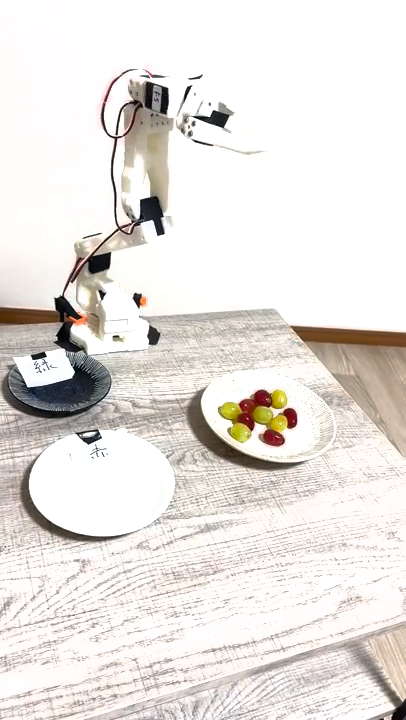
#> input picture frame 32 of media/grape_sort.mp4, 406 x 720 px, given in place of the camera
$ python cam_check.py 5
#> lines starting #> are read from the running program, lines starting #| are printed output that depends on the picture
"""カメラ現在映像を1枚撮って保存するだけ。画角確認用。
usage: python tomato_sort/cam_check.py [camera_index]
"""
import sys
import time

import cv2

idx = int(sys.argv[1]) if len(sys.argv) > 1 else 0
cap = cv2.VideoCapture(idx)
cap.set(cv2.CAP_PROP_FRAME_WIDTH, 640)
cap.set(cv2.CAP_PROP_FRAME_HEIGHT, 480)
if not cap.isOpened():
    raise SystemExit(f"カメラ index={idx} を開けませんでした")
# ウォームアップ(露出・WB安定)
for _ in range(15):
    cap.read()
    time.sleep(0.03)
#> this loop made 15 passes
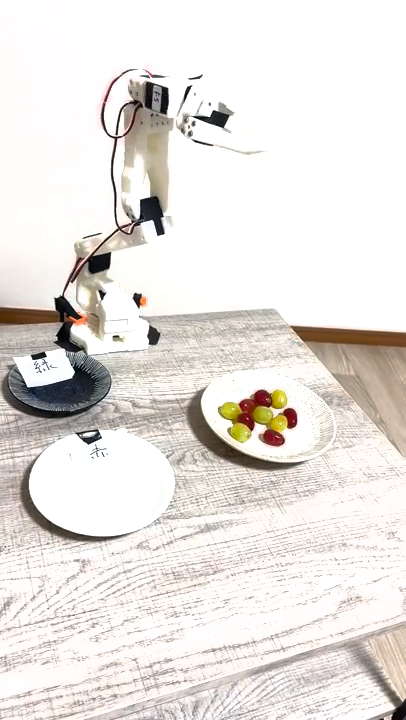
#> input picture frame 32 of media/grape_sort.mp4, 406 x 720 px, given in place of the camera
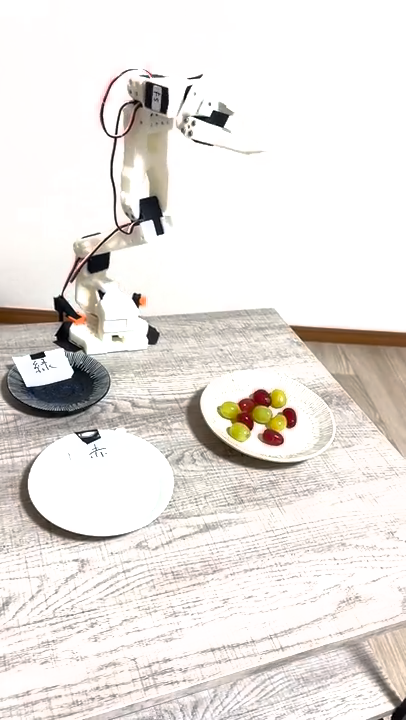
#> input picture frame 33 of media/grape_sort.mp4, 406 x 720 px, given in place of the camera
ok, frame = cap.read()
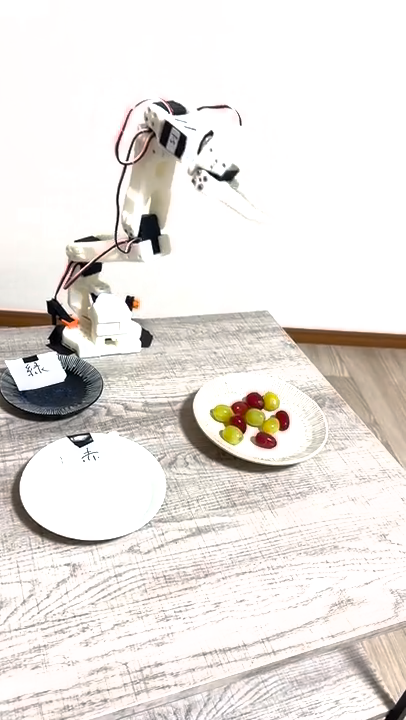
#> input picture frame 47 of media/grape_sort.mp4, 406 x 720 px, given in place of the camera
#> frame is the input picture: shape (720, 406, 3); mean B, G, R 223.3, 227.1, 231.7
cap.release()
if not ok:
    raise SystemExit("フレーム取得に失敗しました")
out = "/private/tmp/claude-501/-Users-terunobuakiyama-practice-so101-blog/6433e9da-c4ec-439e-be4f-94251532f54b/scratchpad/cam_check.jpg"
cv2.imwrite(out, frame)
print(f"saved: {out} ({frame.shape[1]}x{frame.shape[0]})")
#> (printed output is left out)

$ run again, starting later in the video
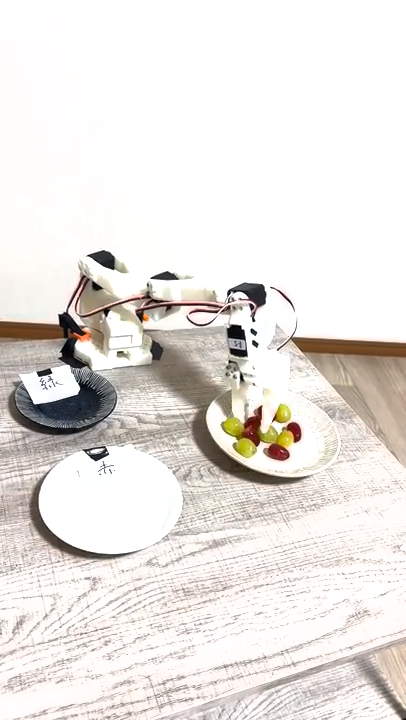
#> input picture frame 148 of media/grape_sort.mp4, 406 x 720 px, given in place of the camera
#> the loop `for _ in range(15):` made 15 passes
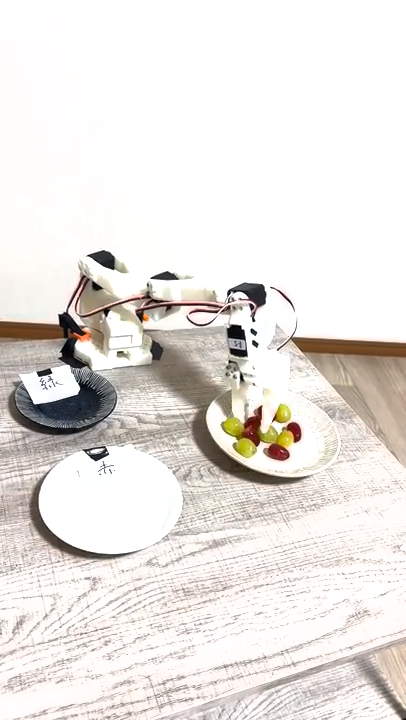
#> input picture frame 148 of media/grape_sort.mp4, 406 x 720 px, given in place of the camera
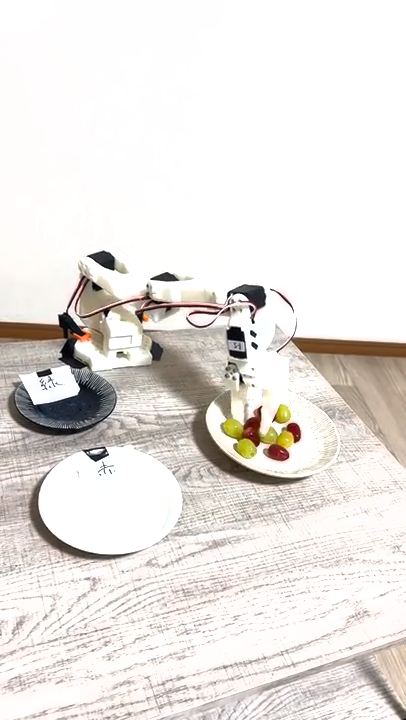
#> input picture frame 149 of media/grape_sort.mp4, 406 x 720 px, given in place of the camera
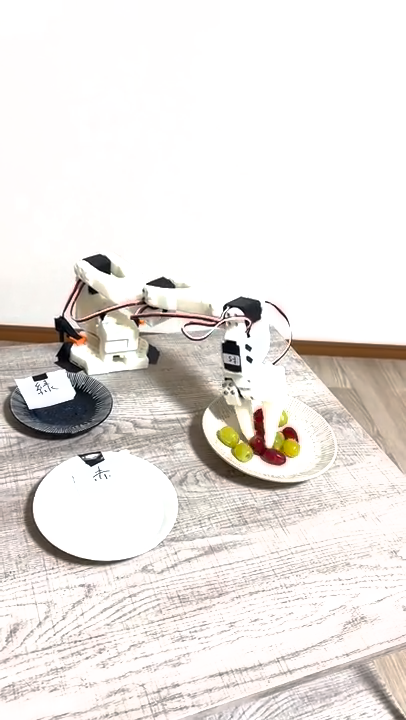
#> input picture frame 163 of media/grape_sort.mp4, 406 x 720 px, given in place of the camera
#> frame is the input picture: shape (720, 406, 3); mean B, G, R 224.6, 228.1, 232.5
#> (printed output is left out)

$ run again, starting later in the video
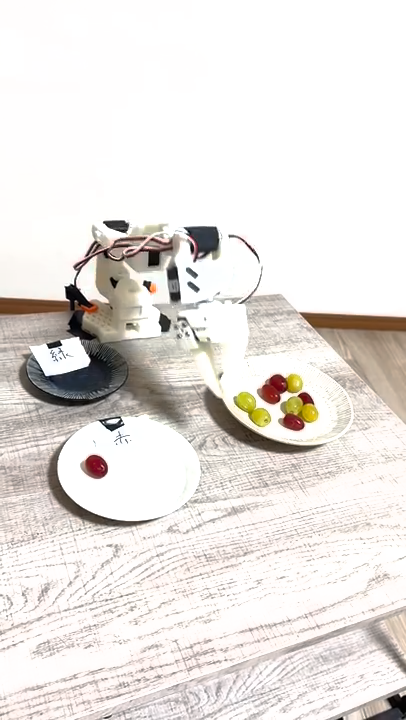
#> input picture frame 263 of media/grape_sort.mp4, 406 x 720 px, given in place of the camera
#> the loop `for _ in range(15):` made 15 passes
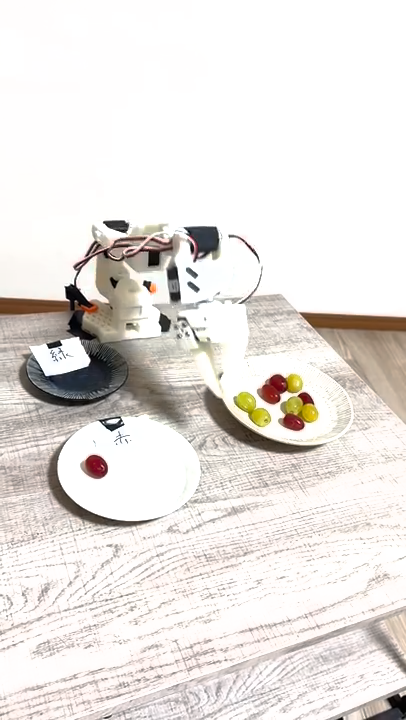
#> input picture frame 263 of media/grape_sort.mp4, 406 x 720 px, given in place of the camera
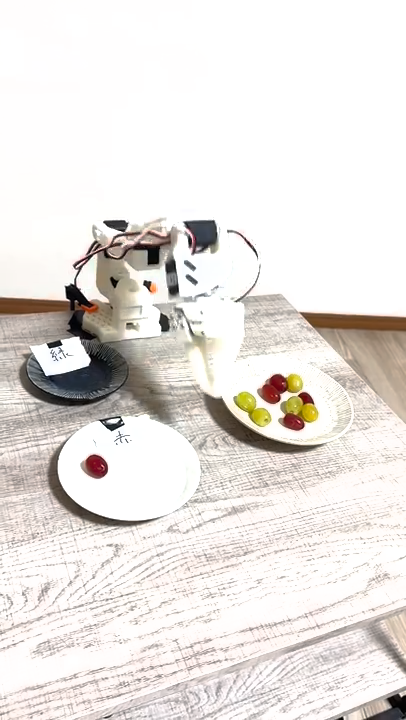
#> input picture frame 264 of media/grape_sort.mp4, 406 x 720 px, given in place of the camera
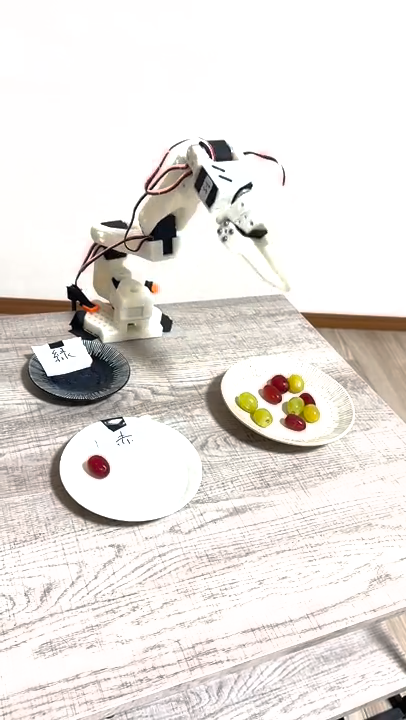
#> input picture frame 278 of media/grape_sort.mp4, 406 x 720 px, given in place of the camera
#> frame is the input picture: shape (720, 406, 3); mean B, G, R 222.1, 226, 230.6
#> (printed output is left out)
